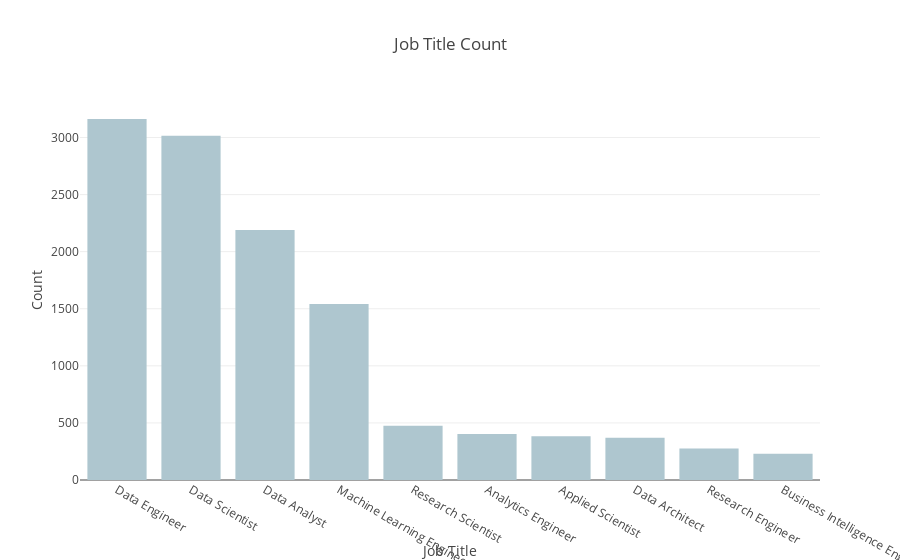

The notebook cell this image was saved under:
### Code cell
# Job Title Count 

job_title = job_salaries.groupby(['job_title']).size().nlargest(10)
job_title_df = job_title.reset_index()
job_title_df.columns = ['Job Title', 'Count']
job_title_df

fig = px.bar(job_title_df, x='Job Title', y='Count', color_discrete_sequence=['#AEC6CF'],title='Job Title Count',barmode='group')

fig.show()

### Figure 1 — Plotly figure (JSON) as saved in the notebook; plotly's stock layout.template omitted (floating-point values rounded to 4 significant figures)
{"data": [{"alignmentgroup": "True", "hovertemplate": "Job Title=%{x}<br>Count=%{y}<extra></extra>", "legendgroup": "", "marker": {"color": "#AEC6CF", "pattern": {"shape": ""}}, "name": "", "offsetgroup": "", "orientation": "v", "showlegend": false, "textposition": "auto", "type": "bar", "x": ["Data Engineer", "Data Scientist", "Data Analyst", "Machine Learning Engineer", "Research Scientist", "Analytics Engineer", "Applied Scientist", "Data Architect", "Research Engineer", "Business Intelligence Engineer"], "xaxis": "x", "y": [3162, 3015, 2189, 1542, 475, 403, 383, 369, 276, 230], "yaxis": "y"}], "layout": {"barmode": "group", "legend": {"tracegroupgap": 0}, "title": {"text": "Job Title Count"}, "xaxis": {"anchor": "y", "domain": [0, 1], "title": {"text": "Job Title"}}, "yaxis": {"anchor": "x", "domain": [0, 1], "title": {"text": "Count"}}}}
